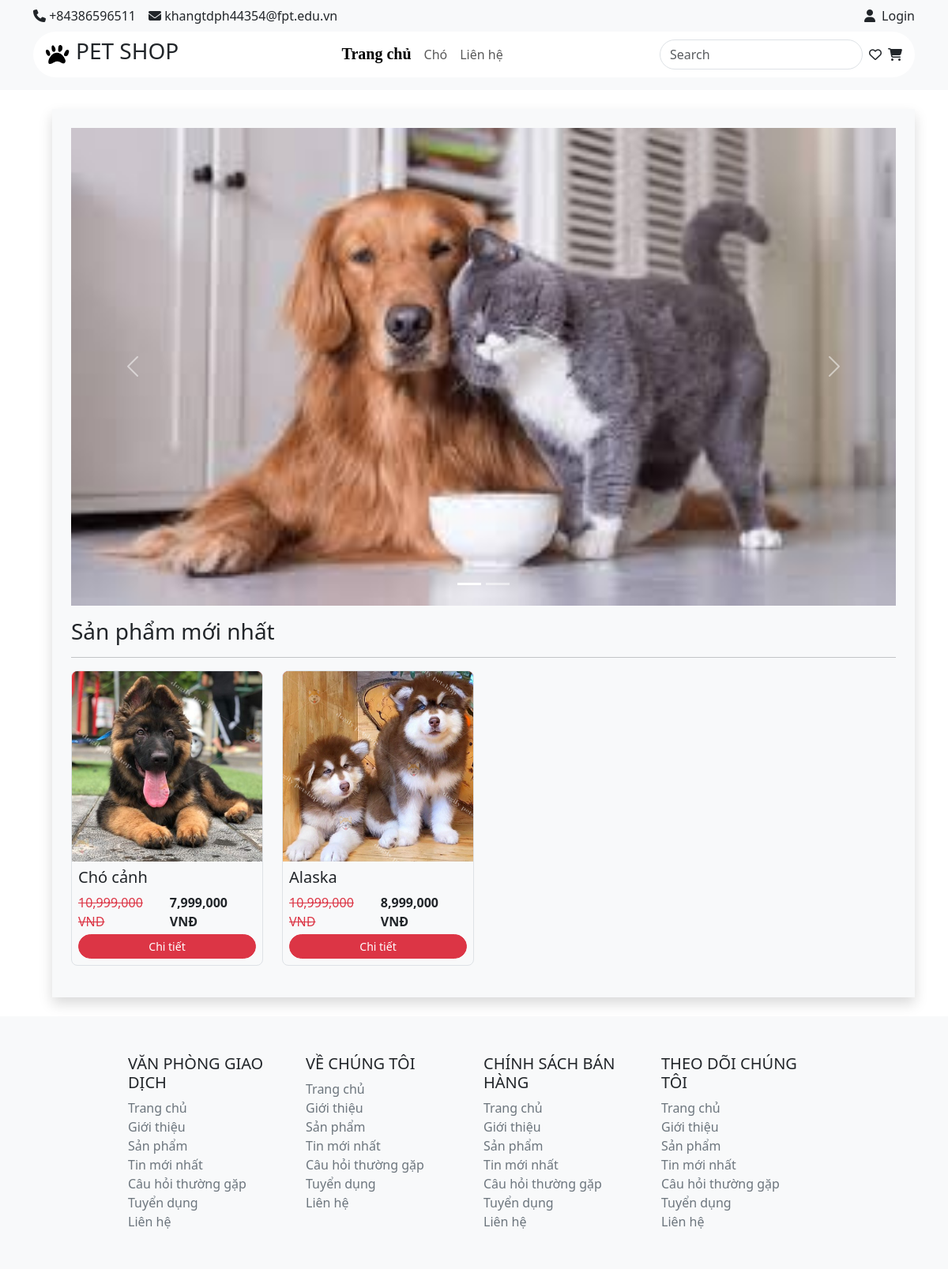
The page / on the database its author committed.
### tables this page shows
CREATE TABLE `category` (
  `id` int(11) NOT NULL,
  `name` varchar(50) NOT NULL,
  `image_src` text NOT NULL
);

CREATE TABLE `product` (
  `id` int(11) NOT NULL,
  `name` varchar(255) NOT NULL,
  `image_src` text NOT NULL,
  `price_old` float NOT NULL,
  `price_new` float NOT NULL,
  `description` text NOT NULL,
  `quantity` int(11) NOT NULL,
  `status` tinyint(1) NOT NULL,
  `category_id` int(11) NOT NULL
);

### controllers/IndexController.php (called while the page is built, shortened)
<?php
    class IndexController {
        public $productQuery;
        public $categoryQuery;
        public function __construct() {
            $this->productQuery = new ProductQuery();
            $this->categoryQuery = new CategoryQuery();
        }
        public function home() {
            $listPro = $this->productQuery->top8ProductLatest();
            $listCgr = $this->categoryQuery->all();
            include "views/home.php";
        }
    }
?>

### index.php (called while the page is built, shortened)
<?php
    require_once "commons/functions.php";
    require_once "controllers/IndexController.php";
    require_once "models/ProductQuery.php";
    require_once "models/CategoryQuery.php";
    $act = $_GET['act'] ?? "";
    $id = $_GET['id'] ?? "";
    try {
        match($act) {
            '' => (new IndexController()) -> home(),
            'detail-pro' => (new ProductController()) -> detailProduct($id),
            'cart' => (new ProductController()) -> cart(),
            'login' => (new AccountController()) -> login(),
            'register' => (new AccountController()) -> register(),
        };
    } catch (Exception $e) {
        echo "Lỗi: " . $e->getMessage();
    }
?>

### commons/functions.php (called while the page is built, shortened)
<?php
    function connectDB()
    {
        $host = DB_HOST;
        $dbName = DB_NAME;
        try {
            $conn = new PDO("mysql:host=$host;dbname=$dbName", DB_USER, DB_PASS);
            return $conn;
        } catch (PDOException $e) {
            echo "Lỗi: " . $e->getMessage();
            echo "<hr>";
        }
    }
    function convertToObjProduct($row) {
        $product = new Product();
        $product->id = $row['id'];
        $product->name = $row['name'];
        $product->description = $row['description'];
        $product->price_old = $row['price_old'];
        $product->price_new = $row['price_new'];
        $product->quantity = $row['quantity'];
        $product->image_src = $row['image_src'];
        $product->category_id = $row['category_id'];
        $product->status = $row['status'];
        return $product;
    }
    function convertToObjCategory($row) {
        $category = new Category();
        $category->id = $row['id'];
        $category->name = $row['name'];
        $category->image_src = $row['image_src'];
        $category->status = $row['status'];
        return $category;
    }
?>

### models/CategoryQuery.php (called while the page is built)
<?php
class CategoryQuery
{
    public $pdo;
    public function __construct()
    {
        $this->pdo = connectDB();
    }
    public function __destruct()
    {
        $this->pdo = null;
    }
    public function all()
    {
        try {
            $sql = "SELECT category.id AS id,
                category.name AS name,
                category.image_src AS image_src,
                COUNT(product.id) AS status
            FROM category
            LEFT JOIN product ON category.id = product.category_id
            GROUP BY category.id, category.name, category.image_src";
            $data = $this->pdo->query($sql)->fetchAll();
            $listCgr = [];
            foreach ($data as $row) {
                $listCgr[] = convertToObjCategory($row);
            }
            return $listCgr;
        } catch (Exception $e) {
            echo "Lỗi: " . $e->getMessage();
            echo "<hr>";
        }
    }
}

### models/ProductQuery.php (called while the page is built, shortened)
<?php
    class ProductQuery {
        public $pdo;
        public function __construct() {
            $this->pdo = connectDB();
        }
        public function __destruct() {
            $this->pdo = null;
        }
        public function top8ProductLatest() {
            try {
                $sql = "SELECT * FROM product order by id DESC LIMIT 8";
                $data = $this->pdo->query($sql)->fetchAll();
                $listPro = [];
                foreach ($data as $row) {
                    $listPro[] = convertToObjProduct($row);
                }
                return $listPro;
            } catch (Exception $e) {
                echo "Lỗi: " .$e->getMessage();
                echo "<hr>";
            }
        }
    }
?>

### views/home.php (the view, shortened to what this page needs)
<?php include "views/component/header.php"; ?>
<main class="container">
    <div class="shadow bg-light mt-4 ms-4 mb-4 p-4">
        <div id="carouselExampleIndicators" class="carousel slide">
            <div class="carousel-indicators">
                <button type="button" data-bs-target="#carouselExampleIndicators" data-bs-slide-to="0" class="active"
                    aria-current="true" aria-label="Slide 1"></button>
                <button type="button" data-bs-target="#carouselExampleIndicators" data-bs-slide-to="1"
                    aria-label="Slide 2"></button>
            </div>
            <div class="carousel-inner">
                <div class="carousel-item active">
                    <img src="<?= BASE_URL . 'img/slide 1.jpg' ?>" class="d-block w-100" alt="...">
                </div>
            </div>
            <button class="carousel-control-prev" type="button" data-bs-target="#carouselExampleIndicators"
                data-bs-slide="prev">
                <span class="carousel-control-prev-icon" aria-hidden="true"></span>
            </button>
            <button class="carousel-control-next" type="button" data-bs-target="#carouselExampleIndicators"
                data-bs-slide="next">
                <span class="carousel-control-next-icon" aria-hidden="true"></span>
            </button>
        </div>
        <h3 class="mt-3">Sản phẩm mới nhất</h3>
        <hr>
        <div class="row">
            <?php foreach ($listPro as $pro): ?>
            <div class="col-3">
                <div class="border rounded-3 mb-3 overflow-hidden">
                    <div class="bg-danger ratio-1x1">
                        <img src="<?= BASE_URL . "img/san-pham/" . $pro->image_src ?>" alt="" class="mw-100 mh-100">
                    </div>
                    <div class="p-2">
                        <h5><?= $pro->name ?></h5>
                        <div class="d-flex justify-content-between">
                            <span
                                class="text-danger text-decoration-line-through"><?= number_format("$pro->price_old") ?>
                                VNĐ</span>
                            <span class="fw-bold"><?= number_format("$pro->price_new") ?> VNĐ</span>
                        </div>
                        <a href="?act=detail-pro&id=<?= $pro->id ?>">
                            <button class="btn btn-danger rounded-pill w-100 btn-sm mt-1">Chi tiết</button>
                        </a>
                    </div>
                </div>
            </div>
            <?php endforeach; ?>
        </div>
    </div>
</main>
<?php include "views/component/footer.php"; ?>

### views/component/header.php (shortened to what this page needs)
<!DOCTYPE html>
<html lang="en">
<head>
    <link href="https://cdn.jsdelivr.net/npm/bootstrap@5.3.3/dist/css/bootstrap.min.css" rel="stylesheet">
    <link rel="stylesheet" href="../css/style.css">
</head>
<body>
    <header class="bg-light pb-2 pt-2">
        <div class="container">
            <div class="d-flex justify-content-between align-items-center pb-2">
                <div class="d-flex justify-content-between align-items-center">
                    <div class="pe-3">
                        <i class="fa-solid fa-phone"></i> +84386596511
                    </div>
                    <div>
                        <i class="fa-solid fa-envelope"></i> khangtdph44354@fpt.edu.vn
                    </div>
                </div>
                <div class="d-flex justify-content-end align-items-center">
                    <i class="fa-solid fa-user me-2"></i>
                    <?php if (isset($_SESSION["user_name"])) {?>
                    Xin chào <?= $_SESSION["user_name"] ?> .
                    <a class="nav-link text-danger" href="?act=logout">-. Logout</a>
                    <?php } else {?>
                    <a class="nav-link" href="?act=login">Login</a>
                    <?php } ?>
                </div>
            </div>
            <div class="d-flex justify-content-between align-items-center bg-white rounded-pill mb-2">
                <div class="d-flex align-items-center justify-content-center p-2 ms-2">
                    <img src="../img/logo.png" class="pe-2" alt="">
                    <h3>PET SHOP </h3>
                </div>
                <nav class="navbar navbar-expand-lg">
                    <div class="container-fluid">
                        <div class="navbar-nav">
                            <a class="nav-link active" aria-current="page" href="index.php">Trang chủ</a>
                            <?php foreach ($listCgr as $cgr): ?>
                            <a class="nav-link" href="#"><?= $cgr->name ?></a>
                            <?php endforeach ?>
                            <a class="nav-link" href="#">Liên hệ</a>
                        </div>
                    </div>
                </nav>
                <div class="d-flex justify-content-between align-items-center pe-2">
                    <form class="d-flex" role="search">
                        <input class="form-control me-2 rounded-pill" type="search" placeholder="Search"
                            aria-label="Search">
                    </form>
                    <i class="fa-regular fa-heart me-2"></i>
                    <a href="?act=cart" class="text-dark"><i class="fa-solid fa-cart-shopping me-2"></i></a>
                </div>
            </div>
        </div>
    </header>

### css/style.css (style rules this page uses)
* { margin: 0; padding: 0; box-sizing: border-box; list-style-type: none; text-decoration: none; }
a { text-decoration: none; color: black; }
.active { color: #FD7E14; font-family: Poppins; font-size: 20px; font-style: normal; font-weight: 600; line-height: normal; border-bottom: #FD7E14 ; }

### rows shown on the page
category: name "Chó"
product: image_src (picture), name "Chó cảnh", price_old "10,999,000", price_new "7,999,000"
product: image_src (picture), name "Alaska", price_old "10,999,000", price_new "8,999,000"
